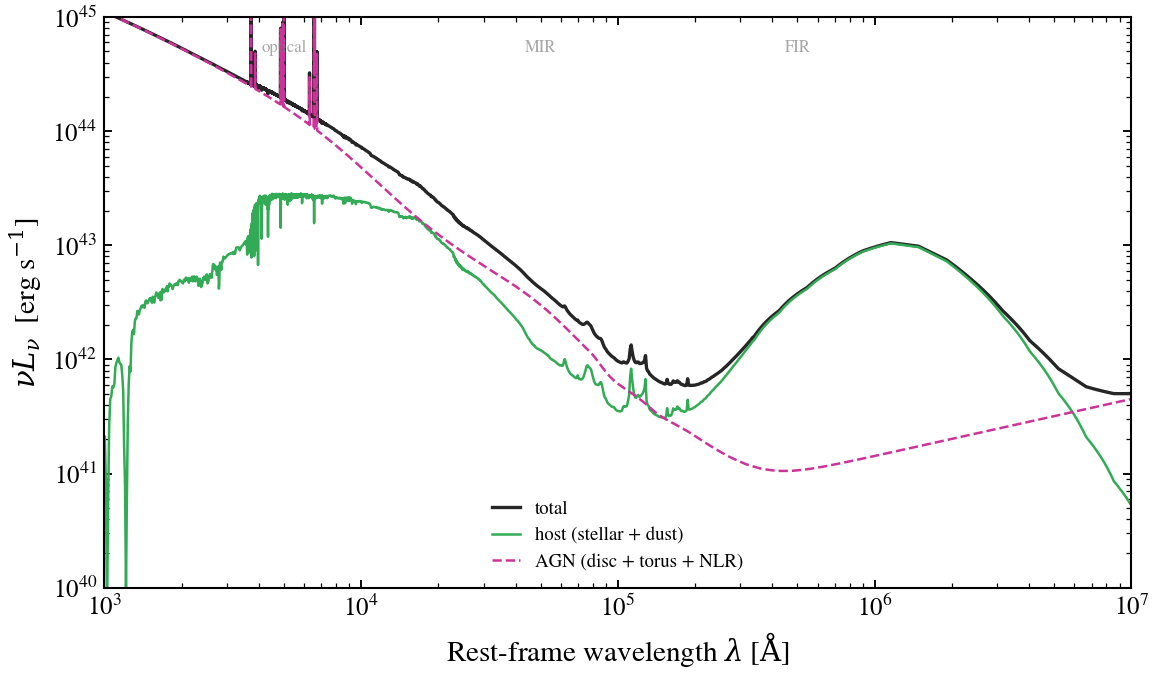

Source code (Python):
"""
AGN + host decomposition: panchromatic SED with each component peeled off
============================================================================

Builds a star-forming host with a moderate-luminosity AGN
(``log L_bol = 12``) at z = 0.1 and shows the full panchromatic SED
alongside each block's individual contribution. Stellar + nebular +
dust gives a typical SF galaxy; adding the composable AGN's disc and
torus pushes the SED up by ~1 dex in the optical/UV and adds a clear
mid-IR torus bump on top of the stellar+dust IR.

The figure makes obvious how observers separate AGN from host:
- *Optical/UV*: AGN disc continuum overshoots the stellar blue end
- *Near-IR*: ambiguous (both host stellar tail and AGN tail dominate)
- *Mid-IR*: torus bump is the cleanest AGN signature
"""

import warnings

import jax
import matplotlib.pyplot as plt
import numpy as np

import tengri
from tengri.analysis.plotting import setup_style

setup_style()
warnings.filterwarnings("ignore", message=".*BakedInBackend.*")

C_AA_PER_S = 2.998e18
SSP = tengri.load_ssp("fsps_prsc_miles_chabrier")
COMMON = dict(
    sfh={"type": "dpl", "*": tengri.FIXED, "tau_gyr": 1.0,
         "log_peak_sfr": 1.0, "alpha": 2.0, "beta": 2.5},
    dust={"type": "two_component", "*": tengri.FIXED,
          "tau_diff": 0.3, "tau_bc": 0.5,
          "emission": {"type": "dale2014", "*": tengri.FIXED}},
    redshift=tengri.Fixed(0.1),
)
AGN_BLOCK = {"disc":  {"type": "multicolor", "*": tengri.FIXED},
             "torus": {"type": "skirtor",    "*": tengri.FIXED},
             "lines": {"type": "nlr",        "*": tengri.FIXED},
             "*": tengri.FIXED, "log_lbol": 12.0, "frac": 1.0}


def _nuLnu(with_agn):
    kw = dict(COMMON)
    if with_agn:
        kw["agn"] = AGN_BLOCK
    model = tengri.SEDModel.build(SSP, **kw)
    p = dict(model.spec.sample(jax.random.PRNGKey(0)))
    out = model.predict_rest_sed(p)
    wave = np.asarray(out.wavelength)
    return wave, C_AA_PER_S / wave * np.asarray(out.sed)


wave, nuL_host = _nuLnu(with_agn=False)
_, nuL_total = _nuLnu(with_agn=True)
nuL_agn = np.where(nuL_total > nuL_host, nuL_total - nuL_host, np.nan)

fig, ax = plt.subplots(figsize=(8.0, 4.8))
ax.loglog(wave, nuL_total, color="0.15", lw=1.6, label="total")
ax.loglog(wave, nuL_host, color="#33aa55", lw=1.2, label="host (stellar + dust)")
ax.loglog(wave, nuL_agn, color="#cc3399", lw=1.2, ls="--",
          label="AGN (disc + torus + NLR)")

for um, name in [(0.5, "optical"), (5, "MIR"), (50, "FIR")]:
    ax.text(um * 1.0e4, 5e44, name, fontsize=8, color="0.5",
            ha="center", alpha=0.7)

ax.set(xlim=(1e3, 1e7), ylim=(1e40, 1e45),
       xlabel=r"Rest-frame wavelength $\lambda$ [$\mathrm{\AA}$]",
       ylabel=r"$\nu L_\nu$  [erg s$^{-1}$]")
ax.legend(frameon=False, fontsize=9, loc="lower center")

fig.tight_layout()
plt.savefig("plot_workflow_agn_host_decomposition.png", dpi=150,
            bbox_inches="tight")
